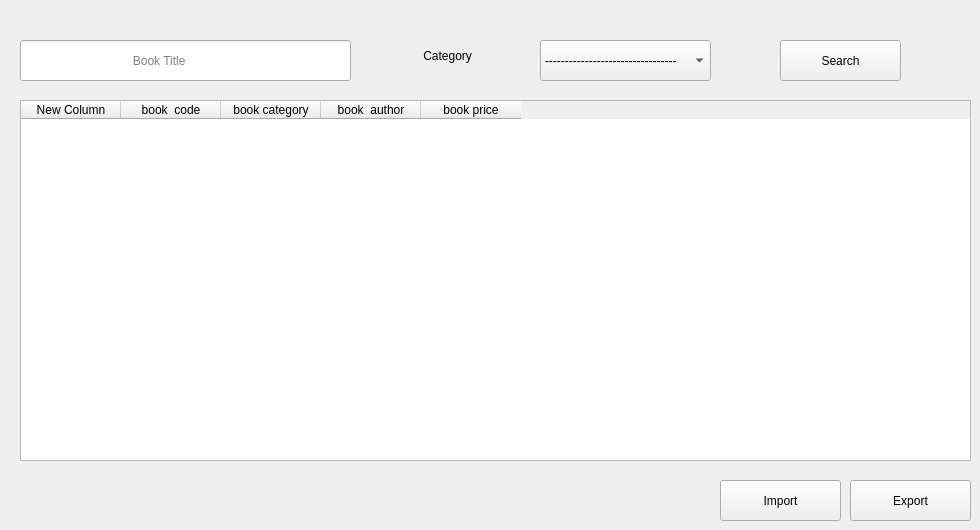
      <widget class="QWidget" name="tab_8">
       <attribute name="title">
        <string>All Books</string>
       </attribute>
       <widget class="QLineEdit" name="lineEdit_2">
        <property name="geometry">
         <rect>
          <x>20</x>
          <y>40</y>
          <width>331</width>
          <height>41</height>
         </rect>
        </property>
        <property name="placeholderText">
         <string>                                 Book Title</string>
        </property>
       </widget>
       <widget class="QPushButton" name="pushButton_9">
        <property name="geometry">
         <rect>
          <x>780</x>
          <y>40</y>
          <width>121</width>
          <height>41</height>
         </rect>
        </property>
        <property name="text">
         <string>Search</string>
        </property>
       </widget>
       <widget class="QComboBox" name="comboBox_2">
        <property name="geometry">
         <rect>
          <x>540</x>
          <y>40</y>
          <width>171</width>
          <height>41</height>
         </rect>
        </property>
        <item>
         <property name="text">
          <string>---------------------------------</string>
         </property>
        </item>
       </widget>
       <widget class="QLabel" name="label">
        <property name="geometry">
         <rect>
          <x>390</x>
          <y>40</y>
          <width>131</width>
          <height>31</height>
         </rect>
        </property>
        <property name="text">
         <string>          Category</string>
        </property>
       </widget>
       <widget class="QTableWidget" name="tableWidget_2">
        <property name="geometry">
         <rect>
          <x>20</x>
          <y>100</y>
          <width>951</width>
          <height>361</height>
         </rect>
        </property>
        <column>
         <property name="text">
          <string>New Column</string>
         </property>
        </column>
        <column>
         <property name="text">
          <string>book  code</string>
         </property>
        </column>
        <column>
         <property name="text">
          <string>book category</string>
         </property>
        </column>
        <column>
         <property name="text">
          <string>book  author</string>
         </property>
        </column>
        <column>
         <property name="text">
          <string>book price</string>
         </property>
        </column>
       </widget>
       <widget class="QPushButton" name="pushButton_33">
        <property name="geometry">
         <rect>
          <x>850</x>
          <y>480</y>
          <width>121</width>
          <height>41</height>
         </rect>
        </property>
        <property name="text">
         <string>Export</string>
        </property>
       </widget>
       <widget class="QPushButton" name="pushButton_34">
        <property name="geometry">
         <rect>
          <x>720</x>
          <y>480</y>
          <width>121</width>
          <height>41</height>
         </rect>
        </property>
        <property name="text">
         <string>Import</string>
        </property>
       </widget>
      </widget>
